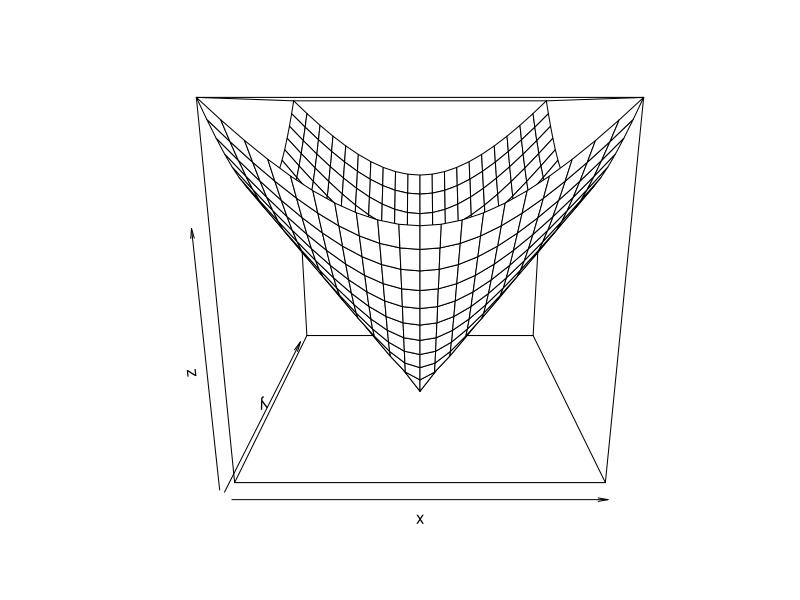
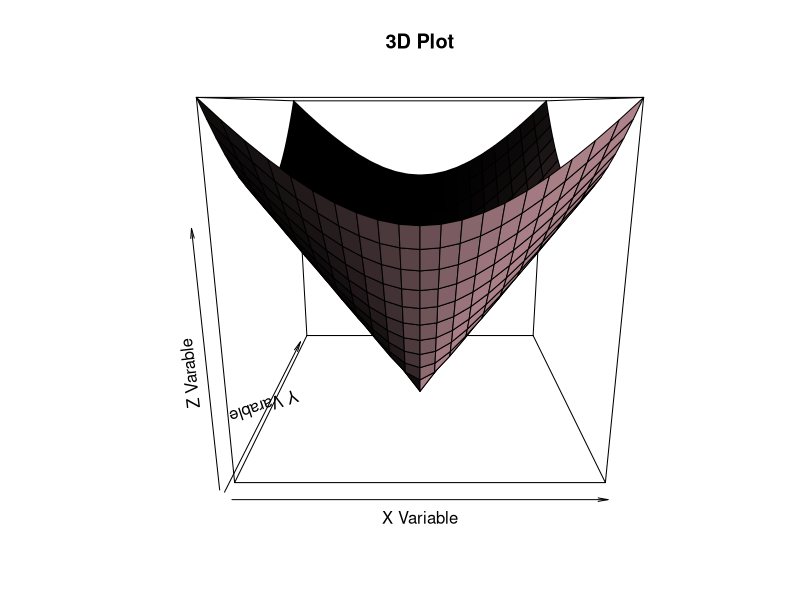
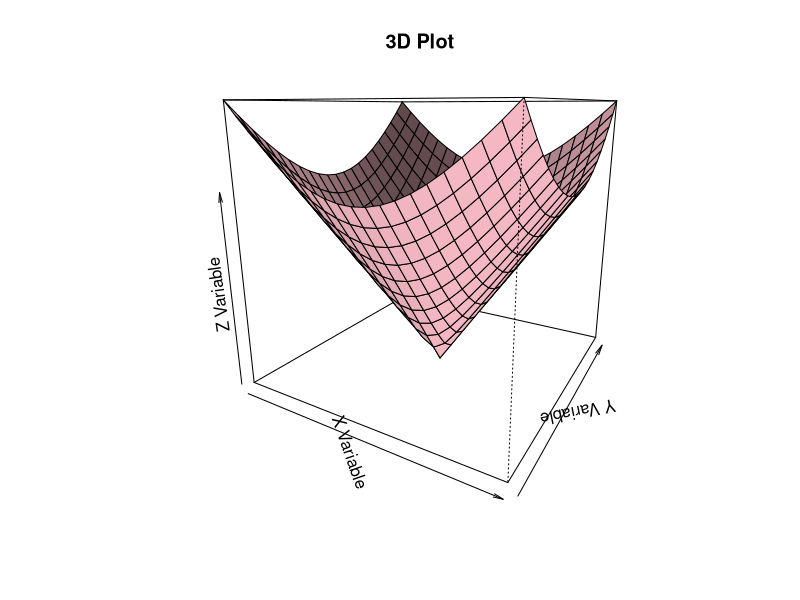
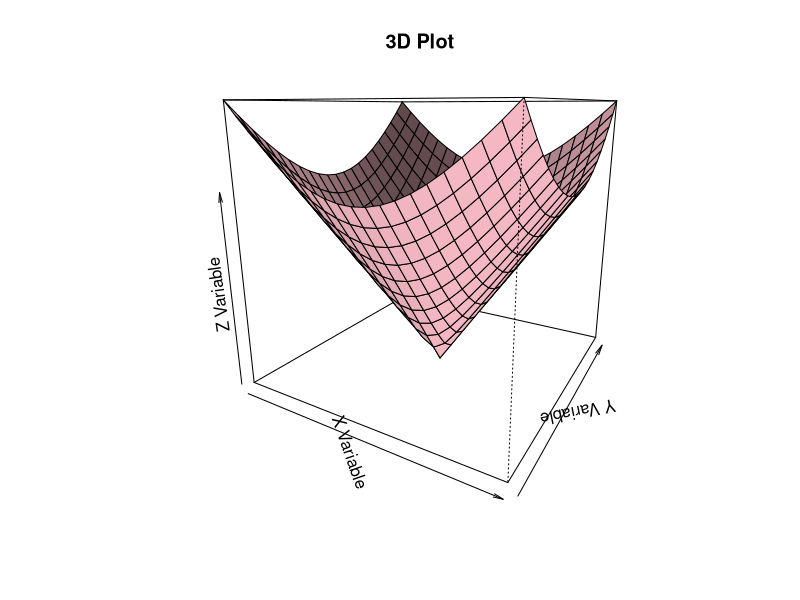
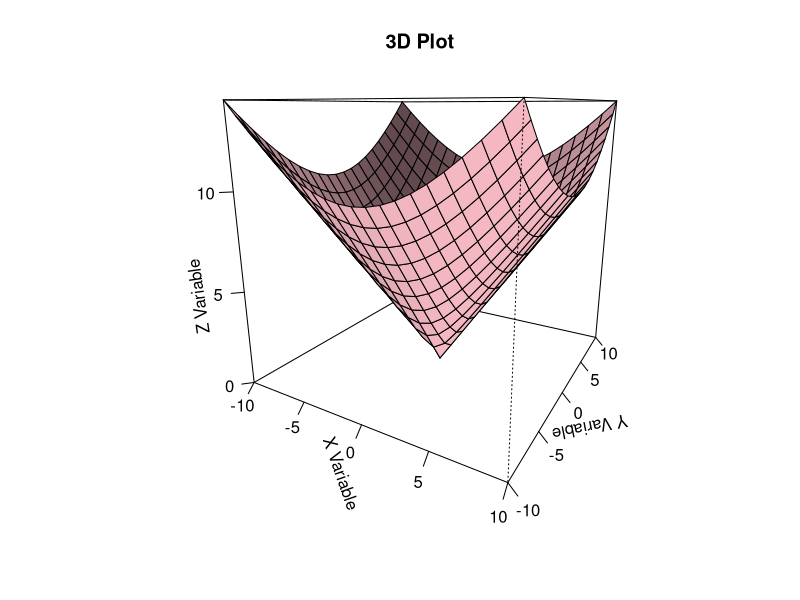

Recreate these plots in R, in order.
# basic 3D plot
# define x and y
x <- -10:10
y <- -10:10

# define function to create z-values
z_values <- function(x, y) {
  sqrt(x^2 + y^2)
}

z_values

# create z_values
z <- outer(x, y, z_values)
z
# create 3D plot
persp(x, y, z)

# custom 3D  plot
# define x and y
x <- -10:10
y <- -10:10

# define function to create z_values
z_values <- function(x, y) {
  sqrt(x^2 + y^2)
}

# create z-values
z = outer(x, y , z_values)

# create 3D plot
persp(x, y, z, xlab = "X Variable", ylab = "Y Varable", zlab = "Z Varable", 
      main = "3D Plot", col="pink", shade = 4)

# Rotate the 3D plot
#define function to create z-values
z_values <- function(x, y) {
  sqrt(x ^ 2 + y ^ 2)
}

#create z-values
z = outer(x, y, z_values)

#create 3D plot
persp(x, y, z, xlab='X Variable', ylab='Y Variable', zlab='Z Variable',
      main='3D Plot', col='pink', shade=.4, theta = 30, phi = 15)

# Add Tick Marks to the 3D Plot
#define x and y
x <- -10:10
y <- -10:10

#define function to create z-values
z_values <- function(x, y) {
  sqrt(x ^ 2 + y ^ 2)
}

#create z-values
z = outer(x, y, z_values)

#create 3D plot
persp(x, y, z, xlab='X Variable', ylab='Y Variable', zlab='Z Variable',
      main='3D Plot', col='pink', shade=.4, theta = 30,)
#define x and y
x <- -10:10
y <- -10:10
      
      #define function to create z-values
      z_values <- function(x, y) {
        sqrt(x ^ 2 + y ^ 2)
      }
      
      #create z-values
      z = outer(x, y, z_values)
      
      #create 3D plot
      persp(x, y, z, xlab='X Variable', ylab='Y Variable', zlab='Z Variable',
            main='3D Plot', col='pink', shade=.4, theta = 30, phi = 15, ticktype = "detailed")
